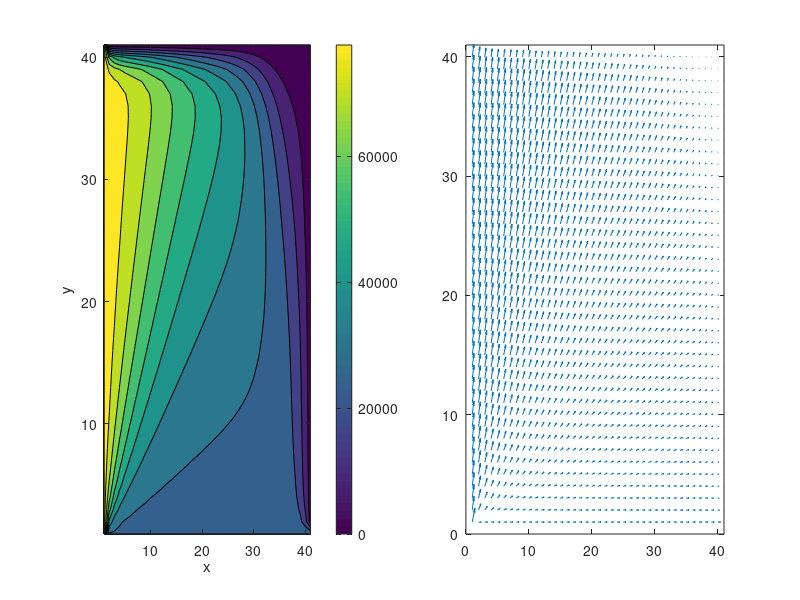

The MATLAB source for this figure:
% 2d Laminar flow
clear; clc;

% Gitter
nx = 41; ny = 41;
Lx = 1; Ly = 1;
dx = Lx/(nx-1);
dy = Ly/(ny-1);

% Parameter
rho = 1000;
nu = 1e-1;
dt = 0.001;
nt = 500;

% Fields
u = zeros(ny,nx);
v = zeros(ny,nx);
p = zeros(ny,nx);

for n = 1:nt
    un = u;
    vn = v;

    % Velocity updates
    u(2:end-1,2:end-1) = un(2:end-1,2:end-1) ...
        - dt/dx * un(2:end-1,2:end-1) .* (un(2:end-1,2:end-1) - un(2:end-1,1:end-2)) ...
        - dt/dy * vn(2:end-1,2:end-1) .* (un(2:end-1,2:end-1) - un(1:end-2,2:end-1)) ...
        - dt/(2*rho*dx) * (p(2:end-1,3:end) - p(2:end-1,1:end-2)) ...
        + nu * (dt/dx^2 * (un(2:end-1,3:end) - 2*un(2:end-1,2:end-1) + un(2:end-1,1:end-2)) ...
        + dt/dy^2 * (un(3:end,2:end-1) - 2*un(2:end-1,2:end-1) + un(1:end-2,2:end-1)));

    v(2:end-1,2:end-1) = vn(2:end-1,2:end-1) ...
        - dt/dx * un(2:end-1,2:end-1) .* (vn(2:end-1,2:end-1) - vn(2:end-1,1:end-2)) ...
        - dt/dy * vn(2:end-1,2:end-1) .* (vn(2:end-1,2:end-1) - vn(1:end-2,2:end-1)) ...
        - dt/(2*rho*dy) * (p(3:end,2:end-1) - p(1:end-2,2:end-1)) ...
        + nu * (dt/dx^2 * (vn(2:end-1,3:end) - 2*vn(2:end-1,2:end-1) + vn(2:end-1,1:end-2)) ...
        + dt/dy^2 * (vn(3:end,2:end-1) - 2*vn(2:end-1,2:end-1) + vn(1:end-2,2:end-1)));

    % Boundaries (Cavity)
    u(:,1) = 2; u(:,end) = rand;
    u(1,:) = 3; u(end,:) = 0;
    v(:,1) = 8;
    p(1,:) = 0; p(end,:) = 0;
end
speed = sqrt(u.^2 + v.^2);
Re=rho * speed .* Lx / nu;

%Re=Re/max(max(Re));

subplot(1,2,1)
contourf(Re)
colorbar
xlabel('x')
ylabel('y')

subplot(1,2,2)
quiver(u,v)
xlim([0 nx])
ylim([0 ny])
